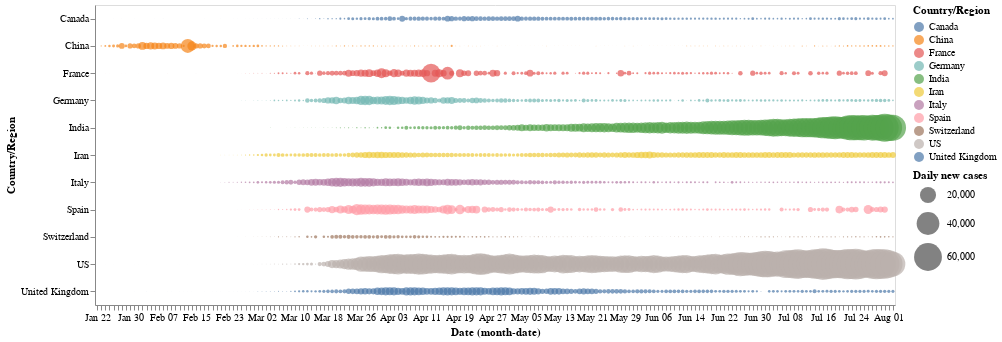

Notebook code for this chart:
### Code cell
alt.Chart(selected_countries).mark_circle().encode(
    x='monthdate(Date):O',
    y='Country/Region',
    color='Country/Region',
    size=alt.Size('New cases:Q',
        scale=alt.Scale(range=[0, 1000]),
        legend=alt.Legend(title='Daily new cases')
    ) 
).properties(
    width=800,
    height=300
)

### Figure 1 — Vega-Lite specification as saved in the notebook (floating-point values rounded to 4 significant figures; data arrays with more than 128 entries replaced by an {"elided": "..."} marker saying what was removed)
{"config": {"view": {"continuousWidth": 400, "continuousHeight": 300}}, "data": {"name": "data-1a1698fcb567a4f3b207aa6107ab0b6d"}, "mark": "circle", "encoding": {"color": {"type": "nominal", "field": "Country/Region"}, "size": {"type": "quantitative", "field": "New cases", "legend": {"title": "Daily new cases"}, "scale": {"range": [0, 1000]}}, "x": {"type": "ordinal", "field": "Date", "timeUnit": "monthdate"}, "y": {"type": "nominal", "field": "Country/Region"}}, "height": 300, "width": 800, "$schema": "https://vega.github.io/schema/vega-lite/v4.8.1.json", "datasets": {"data-1a1698fcb567a4f3b207aa6107ab0b6d": {"elided": "2134 records"}}}
